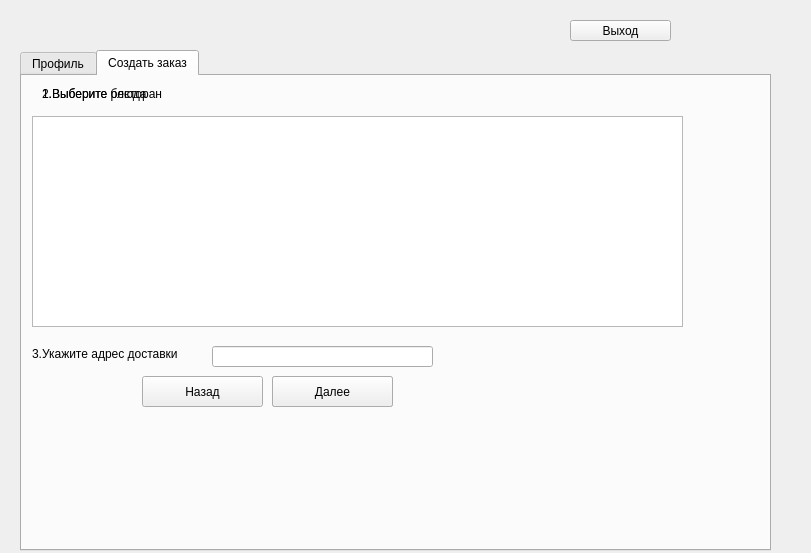
<?xml version="1.0" encoding="UTF-8"?>
<ui version="4.0">
 <class>client</class>
 <widget class="QWidget" name="client">
  <property name="geometry">
   <rect>
    <x>0</x>
    <y>0</y>
    <width>811</width>
    <height>553</height>
   </rect>
  </property>
  <property name="windowTitle">
   <string>Клиент</string>
  </property>
  <widget class="QTabWidget" name="tabWidget_all">
   <property name="geometry">
    <rect>
     <x>20</x>
     <y>50</y>
     <width>751</width>
     <height>501</height>
    </rect>
   </property>
   <property name="currentIndex">
    <number>1</number>
   </property>
   <widget class="QWidget" name="tab">
    <attribute name="title">
     <string>Профиль</string>
    </attribute>
    <widget class="QLabel" name="name_2">
     <property name="geometry">
      <rect>
       <x>10</x>
       <y>120</y>
       <width>101</width>
       <height>16</height>
      </rect>
     </property>
     <property name="text">
      <string>История заказов</string>
     </property>
    </widget>
    <widget class="QLabel" name="clientLabel_2">
     <property name="geometry">
      <rect>
       <x>20</x>
       <y>10</y>
       <width>121</width>
       <height>16</height>
      </rect>
     </property>
     <property name="text">
      <string>Мой профиль</string>
     </property>
    </widget>
    <widget class="QPushButton" name="pushButton_save">
     <property name="geometry">
      <rect>
       <x>100</x>
       <y>10</y>
       <width>101</width>
       <height>21</height>
      </rect>
     </property>
     <property name="text">
      <string>Сохранить</string>
     </property>
    </widget>
    <widget class="QTableView" name="client_info">
     <property name="geometry">
      <rect>
       <x>10</x>
       <y>40</y>
       <width>291</width>
       <height>61</height>
      </rect>
     </property>
     <property name="selectionBehavior">
      <enum>QAbstractItemView::SelectRows</enum>
     </property>
    </widget>
    <widget class="QTableWidget" name="order_history">
     <property name="geometry">
      <rect>
       <x>10</x>
       <y>140</y>
       <width>701</width>
       <height>321</height>
      </rect>
     </property>
     <property name="editTriggers">
      <set>QAbstractItemView::NoEditTriggers</set>
     </property>
    </widget>
    <widget class="QLabel" name="name_no_order">
     <property name="geometry">
      <rect>
       <x>360</x>
       <y>290</y>
       <width>101</width>
       <height>16</height>
      </rect>
     </property>
     <property name="text">
      <string>Заказов еще нет</string>
     </property>
    </widget>
   </widget>
   <widget class="QWidget" name="tab_2">
    <attribute name="title">
     <string>Создать заказ</string>
    </attribute>
    <widget class="QTableWidget" name="restWidget">
     <property name="geometry">
      <rect>
       <x>10</x>
       <y>40</y>
       <width>651</width>
       <height>211</height>
      </rect>
     </property>
     <property name="editTriggers">
      <set>QAbstractItemView::NoEditTriggers</set>
     </property>
    </widget>
    <widget class="QLineEdit" name="lineEdit_address">
     <property name="geometry">
      <rect>
       <x>190</x>
       <y>270</y>
       <width>221</width>
       <height>21</height>
      </rect>
     </property>
    </widget>
    <widget class="QLabel" name="label_rest">
     <property name="geometry">
      <rect>
       <x>20</x>
       <y>10</y>
       <width>231</width>
       <height>16</height>
      </rect>
     </property>
     <property name="font">
      <font>
       <pointsize>9</pointsize>
      </font>
     </property>
     <property name="text">
      <string>1.Выберите ресторан</string>
     </property>
    </widget>
    <widget class="QLabel" name="label_dish">
     <property name="geometry">
      <rect>
       <x>20</x>
       <y>10</y>
       <width>231</width>
       <height>16</height>
      </rect>
     </property>
     <property name="font">
      <font>
       <pointsize>9</pointsize>
      </font>
     </property>
     <property name="text">
      <string>2.Выберите блюда</string>
     </property>
    </widget>
    <widget class="QTableWidget" name="dishes_table">
     <property name="geometry">
      <rect>
       <x>10</x>
       <y>40</y>
       <width>651</width>
       <height>211</height>
      </rect>
     </property>
     <property name="editTriggers">
      <set>QAbstractItemView::NoEditTriggers</set>
     </property>
    </widget>
    <widget class="QPushButton" name="createOrder">
     <property name="geometry">
      <rect>
       <x>250</x>
       <y>300</y>
       <width>121</width>
       <height>31</height>
      </rect>
     </property>
     <property name="font">
      <font>
       <pointsize>8</pointsize>
      </font>
     </property>
     <property name="text">
      <string>Создать заказ</string>
     </property>
    </widget>
    <widget class="QPushButton" name="pushButton_next">
     <property name="geometry">
      <rect>
       <x>250</x>
       <y>300</y>
       <width>121</width>
       <height>31</height>
      </rect>
     </property>
     <property name="text">
      <string>Далее</string>
     </property>
    </widget>
    <widget class="QPushButton" name="pushButton_nazad">
     <property name="geometry">
      <rect>
       <x>120</x>
       <y>300</y>
       <width>121</width>
       <height>31</height>
      </rect>
     </property>
     <property name="text">
      <string>Назад</string>
     </property>
    </widget>
    <widget class="QLabel" name="label_address">
     <property name="geometry">
      <rect>
       <x>10</x>
       <y>270</y>
       <width>181</width>
       <height>16</height>
      </rect>
     </property>
     <property name="font">
      <font>
       <pointsize>9</pointsize>
      </font>
     </property>
     <property name="text">
      <string>3.Укажите адрес доставки</string>
     </property>
    </widget>
   </widget>
  </widget>
  <widget class="QPushButton" name="pushButton_exit">
   <property name="geometry">
    <rect>
     <x>570</x>
     <y>20</y>
     <width>101</width>
     <height>21</height>
    </rect>
   </property>
   <property name="text">
    <string>Выход</string>
   </property>
  </widget>
 </widget>
 <resources/>
 <connections/>
</ui>
